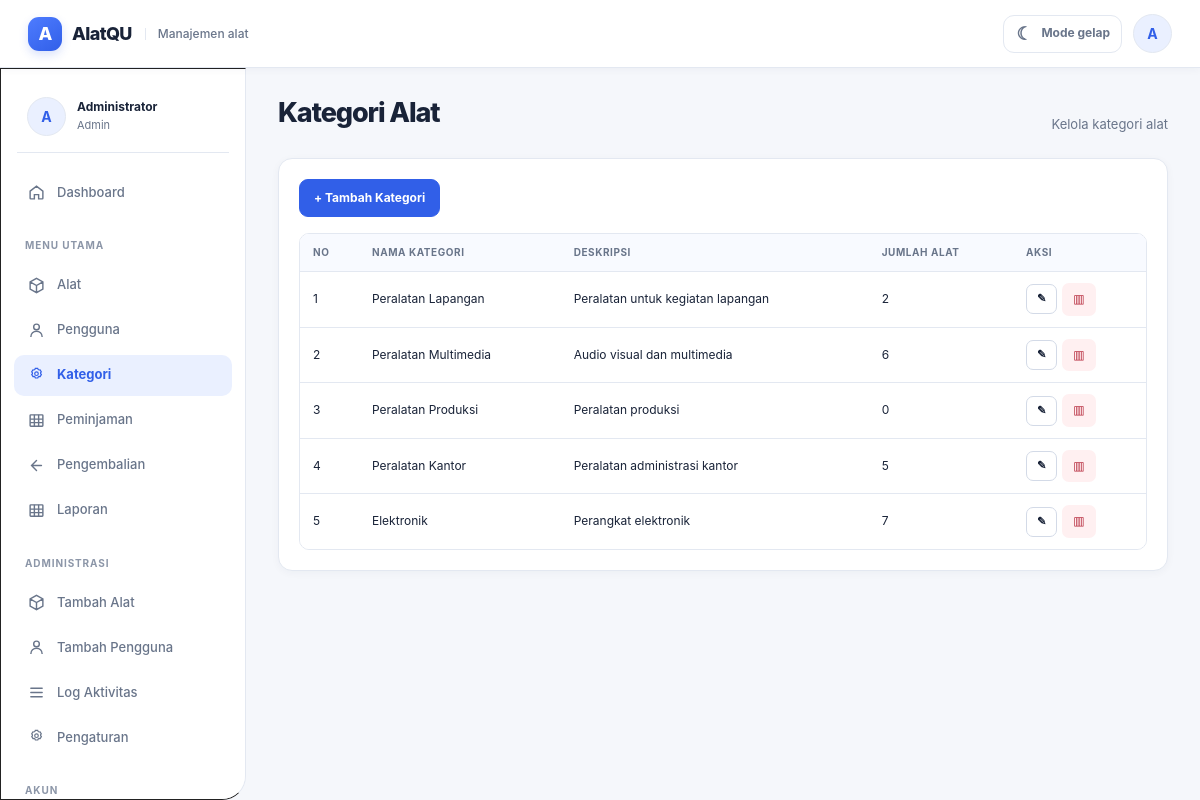
Screenshot of /index.php?route=kategori (signed in) with the database file from the repository.
### tables this page shows
CREATE TABLE kategori(
  id INT UNSIGNED AUTO_INCREMENT PRIMARY KEY,
  nama_kategori VARCHAR(100) NOT NULL UNIQUE,
  deskripsi TEXT,
  created_at TIMESTAMP DEFAULT CURRENT_TIMESTAMP,
  updated_at TIMESTAMP DEFAULT CURRENT_TIMESTAMP ON UPDATE CURRENT_TIMESTAMP
);

### controllers/KategoriController.php (called while the page is built, shortened)
<?php
require_once __DIR__ . '/../config/database.php';
require_once __DIR__ . '/../models/Kategori.php';
class KategoriController
{
    private $model;
    public function __construct()
    {
        $this->db = Database::getConnection();
        $this->model = new Kategori($this->db);
    }
    public function index()
    {
        $kategori = $this->model->all();
        require __DIR__ . '/../views/kategori/index.php';
    }
}

### index.php (called while the page is built)
<?php
require __DIR__ . '/router.php';

### config/config.php (called while the page is built, shortened)
<?php
function base_url(string $path = ''): string
{
    $parts = explode('?', ltrim($path, '/'), 2);
    $route = trim($parts[0], '/');
    $url = APP_BASE . '/index.php';
    if ($route !== '') {
        $url .= '?route=' . rawurlencode($route);
    }
    return $url;
}
function e($value): string
{
    return htmlspecialchars((string)$value, ENT_QUOTES, 'UTF-8');
}

### config/database.php (called while the page is built, shortened)
<?php
require_once __DIR__ . '/config.php';
class Database
{
    private static $pdo = null;
    public static function getConnection(): PDO
    {
        $dsn = 'mysql:host=' . DB_HOST . ';port=' . DB_PORT . ';dbname=' . DB_NAME . ';charset=utf8mb4';
        try {
            self::$pdo = new PDO($dsn, DB_USER, DB_PASS, array(
                PDO::ATTR_ERRMODE => PDO::ERRMODE_EXCEPTION,
                PDO::ATTR_DEFAULT_FETCH_MODE => PDO::FETCH_ASSOC,
                PDO::ATTR_EMULATE_PREPARES => false,
            ));
        } catch (PDOException $e) {
            error_log('[NambutApp] Database connection failed: ' . $e->getMessage());
            throw new RuntimeException(
                'Koneksi database gagal. Pastikan MySQL/MariaDB aktif, extension PDO MySQL tersedia, database peminjaman sudah diimpor, dan kredensial di config/database.local.php benar.'
            );
        }
        return self::$pdo;
    }
}

### models/Kategori.php (called while the page is built)
<?php
class Kategori { private $db; public function __construct(PDO $db) { $this->db = $db; } public function all():array{return $this->db->query('SELECT k.*,COUNT(a.id) jumlah_alat FROM kategori k LEFT JOIN alat a ON a.kategori_id=k.id GROUP BY k.id ORDER BY k.id DESC')->fetchAll();} public function find(int $id){$s=$this->db->prepare('SELECT * FROM kategori WHERE id=?');$s->execute([$id]);return $s->fetch()?:null;} public function create($n,$d):int{$s=$this->db->prepare('INSERT INTO kategori(nama_kategori,deskripsi) VALUES(?,?)');$s->execute([$n,$d]);return(int)$this->db->lastInsertId();} public function update(int $id,$n,$d){$s=$this->db->prepare('UPDATE kategori SET nama_kategori=?,deskripsi=? WHERE id=?');$s->execute([$n,$d,$id]);} public function delete(int $id){$s=$this->db->prepare('DELETE FROM kategori WHERE id=?');$s->execute([$id]);} }

### views/kategori/index.php (the view)
<?php $title='AlatQU';require __DIR__.'/../layouts/header.php';require __DIR__.'/../layouts/navbar.php';require __DIR__.'/../layouts/sidebar.php';?>
<main class="content">
<div class="page-head"><h1>Kategori Alat</h1><p>Kelola kategori alat</p></div><div class="card"><a class="btn btn-primary" href="<?=base_url('kategori/create')?>">+ Tambah Kategori</a><div class="table-wrap" style="margin-top:16px"><table class="table"><thead><tr><th>NO</th><th>NAMA KATEGORI</th><th>DESKRIPSI</th><th>JUMLAH ALAT</th><th>AKSI</th></tr></thead><tbody><?php foreach($kategori as $i=>$k):?><tr><td><?=$i+1?></td><td><?=e($k['nama_kategori'])?></td><td><?=e($k['deskripsi'])?></td><td><?=e($k['jumlah_alat'])?></td><td class="actions"><a class="btn btn-sm" href="<?=base_url('kategori/edit/'.$k['id'])?>">✎</a><form method="post" action="<?=e(base_url('kategori/delete/'.$k['id']))?>" class="inline-action" onsubmit="return confirm('Hapus kategori?')"><input type="hidden" name="_csrf" value="<?=csrf_token()?>"><button class="btn btn-sm btn-danger" type="submit">▥</button></form></td></tr><?php endforeach;?></tbody></table></div></div>
</main><?php require __DIR__.'/../layouts/footer.php';?>

### assets/css/style.css (style rules this page uses)
:root { --primary:#2563EB;--secondary:#60A5FA;--white:#FFFFFF;--background:#EEF4FF;--success:#00BF63;--danger:#DD0606;--text:#101010;--border:#222;--shadow:0 12px 25px rgba(0,0,0,.14) }
* { box-sizing:border-box }
body { margin:0;font-family:"Trebuchet MS",Arial,sans-serif;background:var(--background);color:var(--text) }
a { text-decoration:none;color:inherit }
.content { padding:102px 32px 40px 332px;min-height:100vh;overflow-x:hidden }
.page-head { margin-bottom:28px }
.page-head h1 { font-size:36px;margin:0 0 4px }
.page-head p { margin:0;font-size:18px }
.card { background:#fff;border:1.5px solid #222;border-radius:26px;box-shadow:var(--shadow);padding:24px }
.btn { display:inline-flex;align-items:center;justify-content:center;gap:8px;border:1.5px solid #222;border-radius:18px;padding:11px 22px;font-weight:800;cursor:pointer;background:#fff;font-size:15px }
.btn-primary { background:var(--primary);color:#fff }
.btn-danger { background:var(--danger);color:#fff }
.btn-sm { padding:8px 13px;border-radius:12px;font-size:13px }
.table-wrap { overflow:auto }
.table { width:100%;border-collapse:collapse;background:#fff;min-width:760px }
.table th,.table td { border:1px solid #d5d8dc;padding:12px;text-align:left }
.table th { background:#eef0f2 }
.actions { display:flex;gap:7px }
.inline-action { display:inline-flex;margin:0;padding:0 }
.inline-action .btn { font:inherit }
.actions form { display:inline-flex }

### rows the page displays
kategori: nama_kategori "Peralatan Lapangan", deskripsi "Peralatan untuk kegiatan lapangan", jumlah_alat "2"
kategori: nama_kategori "Peralatan Multimedia", deskripsi "Audio visual dan multimedia", jumlah_alat "6"
kategori: nama_kategori "Peralatan Produksi", deskripsi "Peralatan produksi", jumlah_alat "0"
kategori: nama_kategori "Peralatan Kantor", deskripsi "Peralatan administrasi kantor", jumlah_alat "5"
kategori: nama_kategori "Elektronik", deskripsi "Perangkat elektronik", jumlah_alat "7"

### other values shown
substr((string)(current_user()['nama'] ?? 'U'), 0, 1) "A"
substr((string)($navUser['nama'] ?? 'U'), 0, 1) "A"
$navUser['nama'] "Administrator"
$navUser['role'] "Admin"
